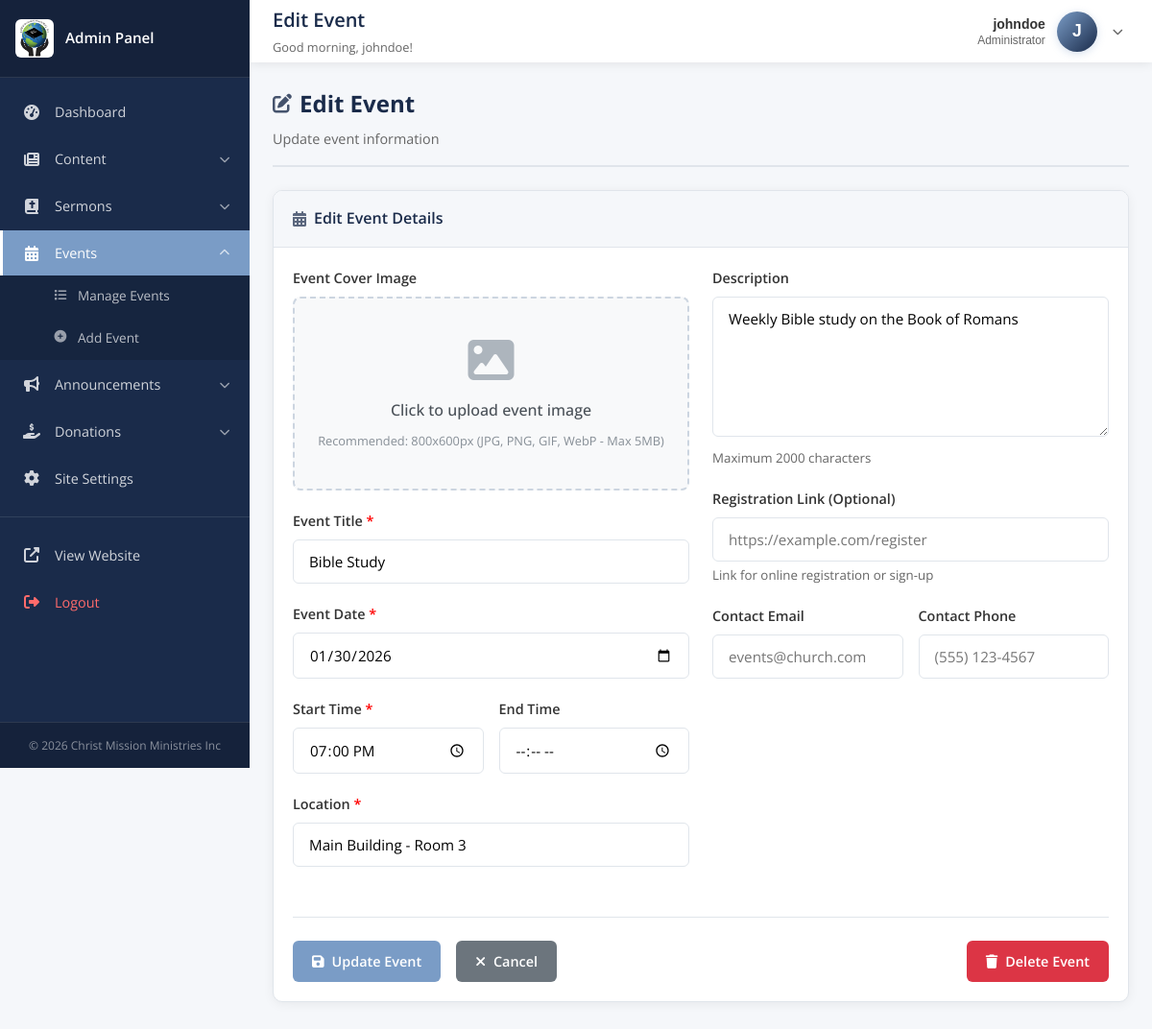
The page /admin/edit-event.php?id=2 (signed in) on the database its author committed.
### tables this page shows
CREATE TABLE `events` (
  `id` int(11) NOT NULL,
  `title` varchar(200) NOT NULL,
  `event_date` date NOT NULL,
  `event_time` time NOT NULL,
  `location` varchar(255) DEFAULT NULL,
  `description` text DEFAULT NULL,
  `image_url` varchar(255) DEFAULT NULL,
  `created_at` timestamp NOT NULL DEFAULT current_timestamp(),
  `updated_at` timestamp NOT NULL DEFAULT current_timestamp() ON UPDATE current_timestamp(),
  `event_image` varchar(255) DEFAULT NULL,
  `end_time` time DEFAULT NULL,
  `registration_url` varchar(500) DEFAULT NULL,
  `contact_email` varchar(255) DEFAULT NULL,
  `contact_phone` varchar(50) DEFAULT NULL
);

### admin/edit-event.php (the view, shortened to what this page needs)
<?php
include 'includes/admin-header.php';
$event_id = (int)$_GET['id'];
try {
    $stmt = $pdo->prepare("SELECT * FROM events WHERE id = ?");
    $stmt->execute([$event_id]);
    $event = $stmt->fetch();
} catch (PDOException $e) {
    $error_message = 'Error fetching event data.';
}
?>
<div class="page-header">
    <h2><i class="fas fa-edit"></i> Edit Event</h2>
    <p>Update event information</p>
</div>
<div class="card">
    <div class="card-header">
        <h3><i class="fas fa-calendar-alt"></i> Edit Event Details</h3>
    </div>
    <div class="card-body">
        <form method="POST" action="" enctype="multipart/form-data">
            <div style="display: grid; grid-template-columns: 1fr 1fr; gap: 1.5rem;">
                <div>
                    <div class="form-group">
                        <label for="event_image">Event Cover Image</label>
                        <div class="cover-image-upload <?php echo !empty($event['event_image']) ? 'has-image' : ''; ?>" id="coverImageUpload">
                            <div class="upload-preview" id="uploadPreview" <?php echo !empty($event['event_image']) ? 'style="display: none;"' : ''; ?>>
                                <i class="fas fa-image"></i>
                                <span>Click to upload event image</span>
                                <small>Recommended: 800x600px (JPG, PNG, GIF, WebP - Max 5MB)</small>
                            </div>
                        </div>
                    </div>
                    <div class="form-group">
                        <label for="title">Event Title <span style="color: red;">*</span></label>
                        <input type="text"
                               id="title"
                               name="title"
                               class="form-control"
                               value="<?php echo htmlspecialchars($event['title']); ?>"
                               required>
                    </div>
                    <div class="form-group">
                        <label for="event_date">Event Date <span style="color: red;">*</span></label>
                        <input type="date"
                               id="event_date"
                               name="event_date"
                               class="form-control"
                               value="<?php echo htmlspecialchars($event['event_date']); ?>"
                               required>
                    </div>
                    <div style="display: grid; grid-template-columns: 1fr 1fr; gap: 1rem;">
                        <div class="form-group">
                            <label for="event_time">Start Time <span style="color: red;">*</span></label>
                            <input type="time"
                                   id="event_time"
                                   name="event_time"
                                   class="form-control"
                                   value="<?php echo htmlspecialchars($event['event_time']); ?>"
                                   required>
                        </div>
                        <div class="form-group">
                            <label for="end_time">End Time</label>
                            <input type="time"
                                   id="end_time"
                                   name="end_time"
                                   class="form-control"
                                   value="<?php echo htmlspecialchars($event['end_time'] ?? ''); ?>">
                        </div>
                    </div>
                    <div class="form-group">
                        <label for="location">Location <span style="color: red;">*</span></label>
                        <input type="text"
                               id="location"
                               name="location"
                               class="form-control"
                               value="<?php echo htmlspecialchars($event['location']); ?>"
                               required>
                    </div>
                </div>
                <div>
                    <div class="form-group">
                        <label for="description">Description</label>
                        <textarea id="description"
                                  name="description"
                                  class="form-control"
                                  rows="6"
                                  maxlength="2000"><?php echo htmlspecialchars($event['description']); ?></textarea>
                        <small style="color: #666; display: block; margin-top: 0.25rem;">
                            Maximum 2000 characters
                        </small>
                    </div>
                    <div class="form-group">
                        <label for="registration_url">Registration Link (Optional)</label>
                        <input type="url"
                               id="registration_url"
                               name="registration_url"
                               class="form-control"
                               value="<?php echo htmlspecialchars($event['registration_url'] ?? ''); ?>"
                               placeholder="https://example.com/register">
                        <small style="color: #666; display: block; margin-top: 0.25rem;">
                            Link for online registration or sign-up
                        </small>
                    </div>
                    <div style="display: grid; grid-template-columns: 1fr 1fr; gap: 1rem;">
                        <div class="form-group">
                            <label for="contact_email">Contact Email</label>
                            <input type="email"
                                   id="contact_email"
                                   name="contact_email"
                                   class="form-control"
                                   value="<?php echo htmlspecialchars($event['contact_email'] ?? ''); ?>"
                                   placeholder="events@church.com">
                        </div>
                        <div class="form-group">
                            <label for="contact_phone">Contact Phone</label>
                            <input type="tel"
                                   id="contact_phone"
                                   name="contact_phone"
                                   class="form-control"
                                   value="<?php echo htmlspecialchars($event['contact_phone'] ?? ''); ?>"
                                   placeholder="(555) 123-4567">
                        </div>
                    </div>
                </div>
            </div>
            <div style="display: flex; gap: 1rem; margin-top: 2rem; padding-top: 1.5rem; border-top: 1px solid #e0e5eb;">
                <button type="submit" class="btn btn-primary">
                    <i class="fas fa-save"></i> Update Event
                </button>
                <a href="manage-events.php" class="btn btn-secondary">
                    <i class="fas fa-times"></i> Cancel
                </a>
                <a href="delete-event.php?id=<?php echo $event_id; ?>"
                   class="btn btn-danger btn-delete"
                   data-item="<?php echo htmlspecialchars($event['title']); ?>"
                   style="margin-left: auto;"
                   onclick="return confirm('Are you sure you want to delete this event?');">
                    <i class="fas fa-trash"></i> Delete Event
                </a>
            </div>
        </form>
    </div>
</div>
<?php
include 'includes/admin-footer.php';
?>

### admin/assets/css/admin-style.css (style rules this page uses)
* { margin: 0; padding: 0; box-sizing: border-box; }
:root { --admin-primary: #1a2b4a; --admin-primary-dark: #0f1a2e; --admin-accent: #7a9cc6; --admin-accent-hover: #6688b3; --admin-light: #f5f7fa; --admin-white: #ffffff; --admin-text: #333333; --admin-text-light: #666666; --admin-border: #e0e5eb; --admin-success: #28a745; --admin-danger: #dc3545; --admin-warning: #ffc107; --admin-info: #17a2b8; --sidebar-width: 260px; --sidebar-collapsed-width: 70px; --topbar-height: 65px; --topbar-height-mobile: 60px; --transition-speed: 0.3s; --z-sidebar: 1000; --z-overlay: 999; --z-topbar: 998; --z-dropdown: 1001; }
html { font-size: 16px; }
body { font-family: 'Open Sans', 'Segoe UI', sans-serif; background-color: var(--admin-light); color: var(--admin-text); line-height: 1.6; overflow-x: hidden; }
.page-header { margin-bottom: 1.5rem; padding-bottom: 1rem; border-bottom: 2px solid var(--admin-border); }
.page-header h2 { color: var(--admin-primary); font-size: 1.5rem; margin-bottom: 0.375rem; display: flex; align-items: center; gap: 0.5rem; }
.page-header h2 i { font-size: 1.25rem; opacity: 0.8; }
.page-header p { color: var(--admin-text-light); font-size: 0.9rem; }
.card { background: var(--admin-white); border-radius: 10px; box-shadow: 0 2px 12px rgba(0, 0, 0, 0.06); margin-bottom: 1.25rem; border: 1px solid var(--admin-border); overflow: hidden; }
.card-header { padding: 1rem 1.25rem; border-bottom: 1px solid var(--admin-border); display: flex; justify-content: space-between; align-items: center; background: var(--admin-light); flex-wrap: wrap; gap: 0.75rem; }
.card-header h3 { color: var(--admin-primary); font-size: 1rem; font-weight: 600; display: flex; align-items: center; gap: 0.5rem; }
.card-header h3 i { opacity: 0.7; }
.card-body { padding: 1.25rem; }
.form-group { margin-bottom: 1.25rem; }
.form-group label { display: block; margin-bottom: 0.5rem; font-weight: 600; color: var(--admin-text); font-size: 0.9rem; }
.form-control { width: 100%; padding: 0.75rem 1rem; border: 1px solid var(--admin-border); border-radius: 6px; font-size: 0.95rem; transition: border-color var(--transition-speed) ease, box-shadow var(--transition-speed) ease; font-family: inherit; }
textarea.form-control { min-height: 120px; resize: vertical; }
.btn { display: inline-flex; align-items: center; justify-content: center; gap: 0.5rem; padding: 0.625rem 1.25rem; border: none; border-radius: 6px; font-size: 0.9rem; font-weight: 600; cursor: pointer; transition: all var(--transition-speed) ease; text-decoration: none; text-align: center; white-space: nowrap; font-family: inherit; }
.btn-primary { background: var(--admin-accent); color: var(--admin-white); }
.btn-danger { background: var(--admin-danger); color: var(--admin-white); }
.btn-secondary { background: #6c757d; color: var(--admin-white); }

### admin/edit-event.php (style rules this page uses)
.cover-image-upload { position: relative; border: 2px dashed #ccd5e0; border-radius: 8px; background: #f8f9fa; cursor: pointer; overflow: hidden; transition: all 0.3s ease; }
.upload-preview { display: flex; flex-direction: column; align-items: center; justify-content: center; padding: 2.5rem 1.5rem; text-align: center; color: #666; }
.upload-preview i { font-size: 3rem; color: #adb5bd; margin-bottom: 1rem; }
.upload-preview span { font-size: 1rem; font-weight: 500; color: #495057; margin-bottom: 0.5rem; }
.upload-preview small { font-size: 0.8rem; color: #868e96; }

### rows shown on the page
events: title "Bible Study", event_date "01/30/2026", event_time "19:00:00", location "Main Building - Room 3", description "Weekly Bible study on the Book of Romans"

### other values the page prints
$page_title "Edit Event"
$greeting "Good morning"
$admin_username "johndoe"
get_role_label($admin_role) "Administrator"
substr($admin_username, 0, 1) "J"
